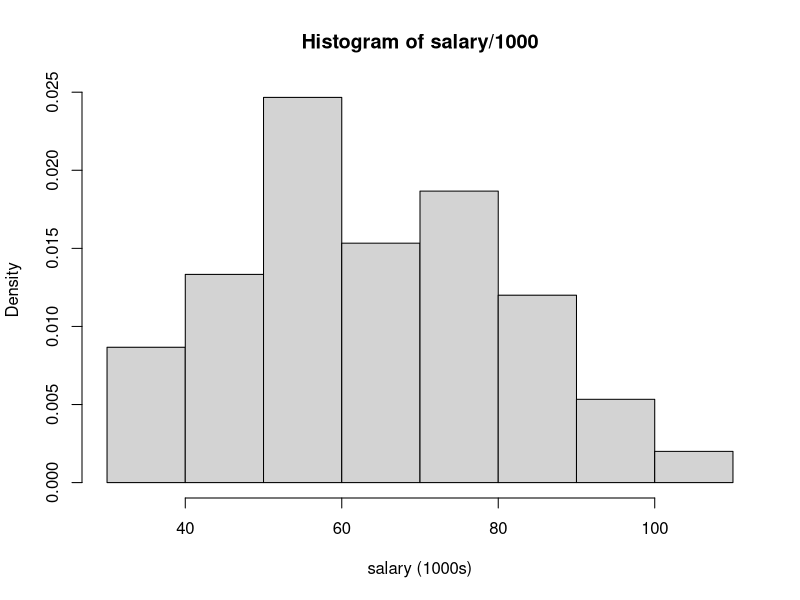
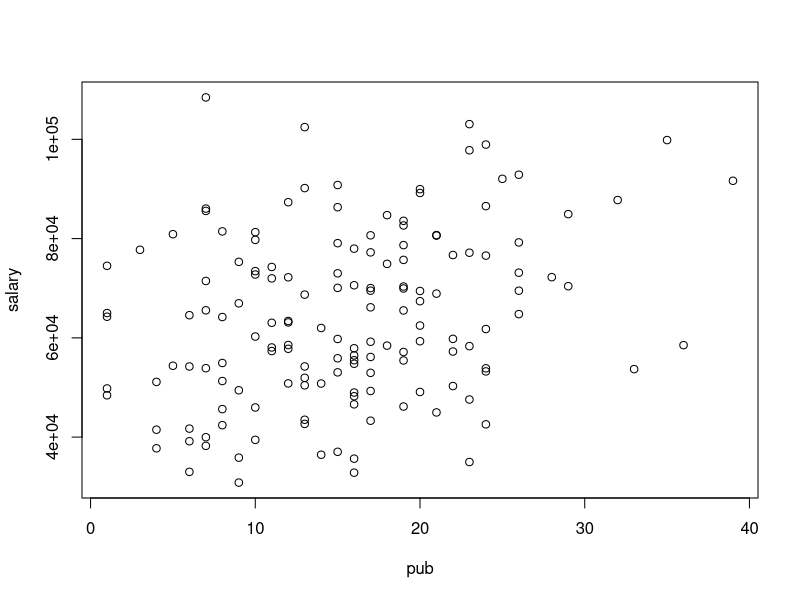
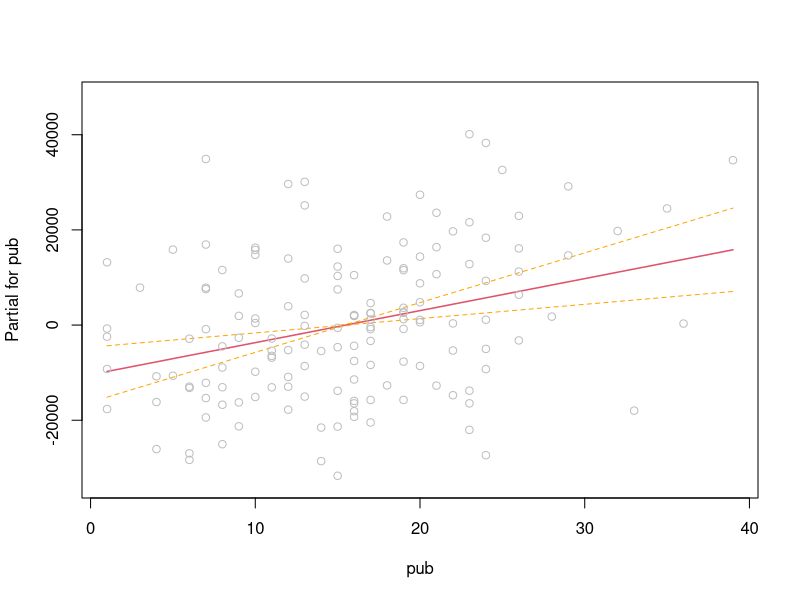
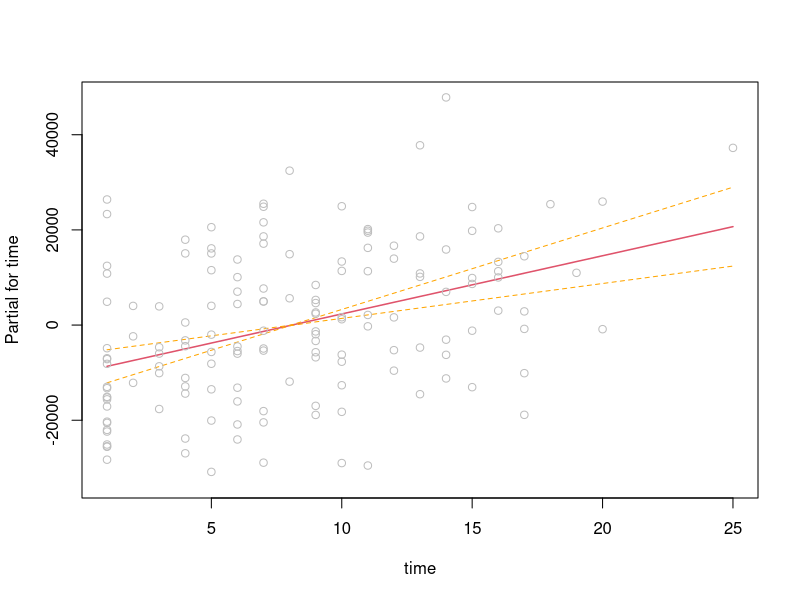
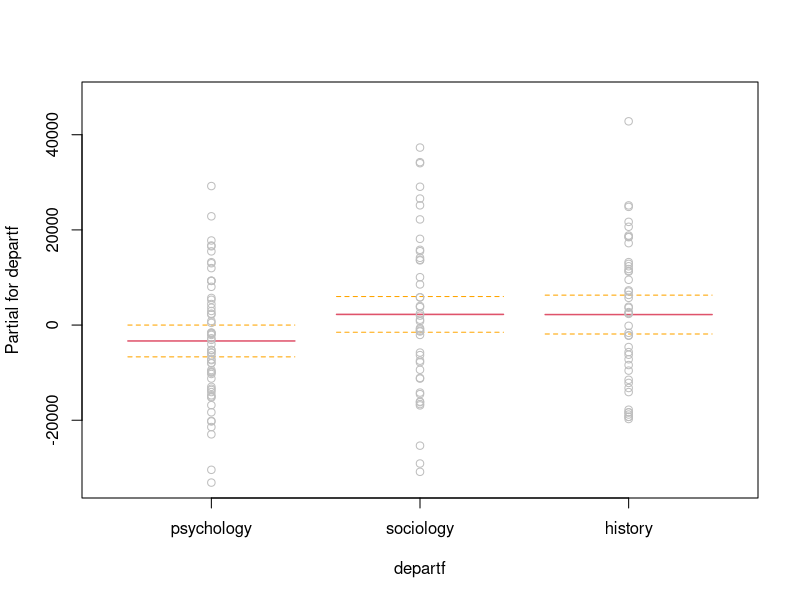
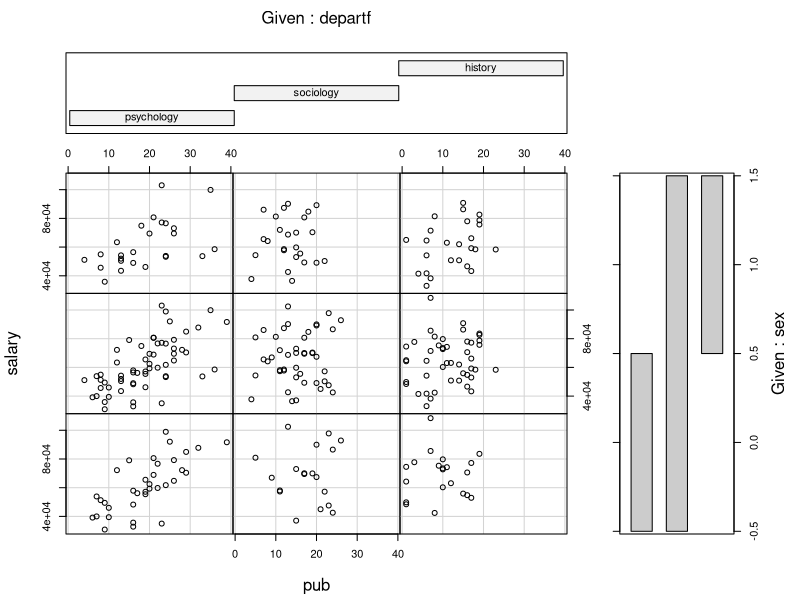

Write R code to recreate these figures, in order.
## academicsalary.R
## Paul Johnson <pauljohn@ku.edu>
## 2011-08-23

dat <- read.table("academicsalary.txt", header=T, sep="\t")

##I prefer lower case variable names
## Change DEPART PUB TIME    SALARY SEX
colnames(dat) <- tolower(colnames(dat))
## To "depart" "pub"    "time"   "salary" "sex"  
colnames(dat)

## Note department is not a factor, so convert
dat$departf <- factor(dat$depart, labels=c("psychology","sociology","history"))
## Make sure that's not wrong
table(dat$depart, dat$departf)

## Same for sex
dat$sexf <- factor(dat$sex, labels=c("Male","Female"))
table(dat$sex, dat$sexf)


with(dat, hist(salary/1000, prob=T, xlab="salary (1000s)"))


plot(salary ~ pub, data=dat)

mod1 <- lm(salary~pub, data=dat)
summary(mod1)

mod2 <- lm(salary~pub+time, data=dat)
summary(mod1)

mod3 <- lm(salary~pub+time+departf, data=dat)
summary(mod3)

drop1(mod3, test="F")
anova(mod3, mod2,test="F")
#Note previous same where settings coincide

termplot(mod3, partial.resid=T, se=T )



mod4 <- lm(salary~pub+time+departf+sex*pub, data=dat)
summary(mod4)
anova(mod4)

drop1(mod4, test="F")


coplot(salary~pub| departf * sex, data=dat)
###I may never understand coplot panels or xyplot.


library(car)
vif(mod4)
